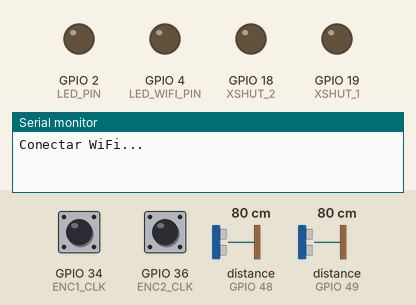
A program run on a simulated ESP32. Shown: output pins drawn as LEDs (lit = HIGH), the last lines printed to the serial monitor. The inputs (shaded band) are chosen by the test bench; at power-on: distance to the obstacle (sensors on GPIO 48, GPIO 49) 80 cm, GPIO 34 (ENC1_CLK) HIGH, GPIO 36 (ENC2_CLK) HIGH. WiFi joins after 1.5 s; servers stay silent unless stated.

Above: at 0.1 s.
At 2.7 s:
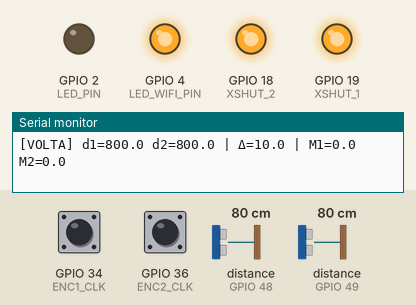
2.8 s: distance to the obstacle (sensor on GPIO 48) set to 195 cm
4.3 s: distance to the obstacle (sensor on GPIO 48) set to 206 cm
6.2 s: distance to the obstacle (sensor on GPIO 49) set to 196 cm
7.7 s: distance to the obstacle (sensor on GPIO 49) set to 205 cm
Timing chart, 0 to 10.6 s (numbered marks = the images above; inputs shaded):
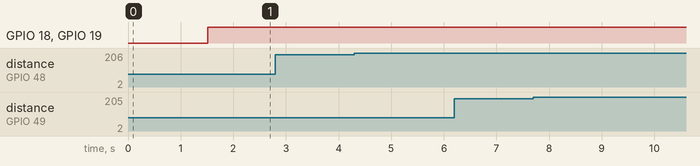

The program:

main.cpp
```cpp
//Bibliotecas externas
#include <Arduino.h>

//Modulos do projeto
#include "gerenciadorWifi.h"
#include "controleMotores.h"
#include "serverApi.h"
#include "sensorDistancia.h"
#include "pinos.h"
#include "configGlobais.h"
#include "encoder.h"

unsigned long ultimoTempo = 0;
unsigned long ultimoTempoSensores = 0;

// ====== Setup ======
void setup() {
    Serial.begin(115200);

    setupWifiLed();       // LED de status WiFi
    setupLed();           // LED PWM
    setupMotors();        // Motores
    setupEncoders();      // Encoders
    iniciarSensores();    // Sensores VL53L0X

    conectarWifi();       // WiFi
    setupApiEndpoints();  // API

    Serial.printf("CLK1: %d  DT1: %d\n", ENC1_CLK, ENC1_DT);
}

// ====== Loop ======
void loop() {

    runMotors();                 // Motores SEM TRAVAR
    atualizarEncoders();         // Encoders SEM TRAVAR
    verificarWifi();             // Mantém WiFi conectado
    processarInicializacaoSensores(); // Máquina de estados

    unsigned long agora = millis();

    // Print debug (100 ms)
    if (agora - ultimoTempo > 100) {
        ultimoTempo = agora;
    }

    // ================================
    // LEITURA DOS SENSORES (100 ms)
    // ================================
    if (sensoresProntos && agora - ultimoTempoSensores > 100) {
        ultimoTempoSensores = agora;

        atualizarDistancias();

        // --- LINHA QUE FALTAVA ---
        ajustarVelocidadePorSensor(distancia1, distancia2);
        // --------------------------

        //Serial.printf("D1=%d | D2=%d\n", distancia1, distancia2);
    }
}
```

confgGlobais.cpp
```cpp
#include "configGlobais.h"
#include "pinos.h"

// LED
float brilhoLed = 0;
float filteredDistance1MM = 0;
float filteredDistance2MM = 0;

float diameter1MM = 0;
float diameter2MM = 0;


void setupLed() {
    ledcAttachPin(LED_PIN, 0);
    ledcSetup(0, 5000, 8);
}
void aplicarBrilhoLed() {
    ledcWrite(0, brilhoLed);
}

void setupWifiLed() {
    pinMode(LED_WIFI_PIN, OUTPUT);
    digitalWrite(LED_WIFI_PIN, LOW);
}
void wifiLedConectado() { digitalWrite(LED_WIFI_PIN, HIGH); }
void wifiLedDesconectado() { digitalWrite(LED_WIFI_PIN, LOW); }

// --- VARIÁVEIS GLOBAIS ---
float SENSOR_TO_CENTER_MM = 60.0f;
float targetLinearSpeedMMs = 0.0f;
bool autoSpeedEnabled = false;

// Variáveis que estavam duplicadas no sensorDistancia.cpp
float filteredDistanceMM = 0.0f;
float currentDiameterMM = 0.0f;

void setTargetLinearSpeed(float mm_per_s) {
    targetLinearSpeedMMs = mm_per_s;
}

void setAutoSpeedEnabled(bool enabled) {
    autoSpeedEnabled = enabled;
}
```

controleMotores.cpp
```cpp
#include "controleMotores.h"
#include "encoder.h"
#include "pinos.h"
#include <Arduino.h>
#include <math.h>

// Instância objetos motores
AccelStepper motor1(AccelStepper::HALF4WIRE, M1_IN1, M1_IN3, M1_IN2, M1_IN4);
AccelStepper motor2(AccelStepper::HALF4WIRE, M2_IN1, M2_IN3, M2_IN2, M2_IN4);

// VARIÁVEIS
float limiteVelocidade = 1000.0f; // Velocidade máxima em steps/s
float ajusteMotor1 = 1.0f;
float ajusteMotor2 = 1.0f;
float velocidadeBase = 0.0f;
int direcao = 1;

// Ajuste de passos por volta
const float STEPS_PER_REV = 100.0f; // exemplo para 28BYJ-48

// Configuração inicial
void setupMotors() {
    motor1.setMaxSpeed(limiteVelocidade);
    motor2.setMaxSpeed(limiteVelocidade);
    atualizarVelocidades();
}

// Atualiza velocidades
void atualizarVelocidades() {
    motor1.setSpeed(velocidadeBase * ajusteMotor1 * direcao);
    motor2.setSpeed(velocidadeBase * ajusteMotor2 * direcao);
}

// Loop de execução
void runMotors() {
    motor1.runSpeed();
    motor2.runSpeed();
}

// Parar motores
void pararMotores() {
    motor1.setSpeed(0);
    motor2.setSpeed(0);
}

// Start/stop individuais
void motor1Start(float steps_per_sec) {
    if (steps_per_sec < 0) steps_per_sec = 0;
    if (steps_per_sec > limiteVelocidade) steps_per_sec = limiteVelocidade;
    motor1.setSpeed(steps_per_sec * ajusteMotor1 * direcao);
}
void motor2Start(float steps_per_sec) {
    if (steps_per_sec < 0) steps_per_sec = 0;
    if (steps_per_sec > limiteVelocidade) steps_per_sec = limiteVelocidade;
    motor2.setSpeed(steps_per_sec * ajusteMotor2 * direcao);
}
void motor1Stop() { motor1.setSpeed(0); }
void motor2Stop() { motor2.setSpeed(0); }

void startMotoresAutomaticamente() {
    motor1Start(10.0f); // valor inicial baixo
    motor2Start(10.0f);
}
void stopMotores() {
    motor1Stop();
    motor2Stop();
}
float limiteCrescimentoDiametro = 10.0f;

void ajustarVelocidadePorSensor(float d1, float d2) {
    static bool primeiraVez = true;

    if (primeiraVez) {
        encoder1_inicioVolta = encoder1_ticks;
        encoder2_inicioVolta = encoder2_ticks;

        diametro1_inicioVolta = d1;
        diametro2_inicioVolta = d2;

        primeiraVez = false;
    }

    float d_min = min(d1, d2);
    float velMax = (velocidadeBase / 1000.0f) * limiteVelocidade;

    float target_m1 = velMax * (d_min / d2);
    float target_m2 = velMax * (d_min / d1);

    // =====================================================
    //   CORREÇÃO POR VARIAÇÃO DO DIÂMETRO A CADA VOLTA
    // =====================================================

    // ---------------- Motor 1 ------------------
    if (completouVolta1()) {

        float delta = d1 - diametro1_inicioVolta;

        if (delta > limiteCrescimentoDiametro) {
            target_m1 -= 200;  // diminui velocidade
        }
        else if (delta < -limiteCrescimentoDiametro) {
            target_m1 += 200;  // aumenta velocidade
        }

        encoder1_inicioVolta = encoder1_ticks;
        diametro1_inicioVolta = d1;
    }

    // ---------------- Motor 2 ------------------
    if (completouVolta2()) {

        float delta = d2 - diametro2_inicioVolta;

        if (delta > limiteCrescimentoDiametro) {
            target_m2 -= 200;
        }
        else if (delta < -limiteCrescimentoDiametro) {
            target_m2 += 200;
        }

        encoder2_inicioVolta = encoder2_ticks;
        diametro2_inicioVolta = d2;
    }

    // Limitar
    target_m1 = constrain(target_m1, 0, limiteVelocidade);
    target_m2 = constrain(target_m2, 0, limiteVelocidade);

    motor1Start(target_m1);
    motor2Start(target_m2);

    Serial.printf("[VOLTA] d1=%.1f d2=%.1f | Δ=%0.1f | M1=%.1f M2=%.1f\n",
                  d1, d2, limiteCrescimentoDiametro, target_m1, target_m2);
}
```

controleMotores.h
```cpp
#pragma once
#include <AccelStepper.h>

// Motores
extern AccelStepper motor1;
extern AccelStepper motor2;

// Variáveis de controle
extern float limiteVelocidade;
extern float ajusteMotor1;
extern float ajusteMotor2;
extern float velocidadeBase;
extern int direcao;
extern const float STEPS_PER_REV;

// Configuração inicial
void setupMotors();
void atualizarVelocidades();
void runMotors();
void pararMotores();
void motor1Start(float steps_per_sec);
void motor2Start(float steps_per_sec);
void motor1Stop();
void motor2Stop();
void startMotoresAutomaticamente();
void stopMotores();

// Ajuste automático com base na distância dos sensores
void ajustarVelocidadePorSensor(float dist1_mm, float dist2_mm);
```

encoder.cpp
```cpp
#include "encoder.h"
#include "pinos.h"

// ================= VARIÁVEIS GLOBAIS =================
volatile long encoder1_ticks = 0;
volatile long encoder2_ticks = 0;

float encoder1_velocidade = 0;
float encoder2_velocidade = 0;

unsigned long ultimoCalculo = 0;
long lastEnc1 = 0;
long lastEnc2 = 0;

// ================= CONTROLE DE VOLTA ==================
long encoder1_inicioVolta = 0;
long encoder2_inicioVolta = 0;

float diametro1_inicioVolta = 0;
float diametro2_inicioVolta = 0;

// ================= DETECÇÃO DE VOLTA ==================
bool completouVolta1() {
    return abs(encoder1_ticks - encoder1_inicioVolta) >= PULSOS_POR_VOLTA;
}

bool completouVolta2() {
    return abs(encoder2_ticks - encoder2_inicioVolta) >= PULSOS_POR_VOLTA;
}

// ================= INTERRUPÇÕES DO ENCODER =============
void IRAM_ATTR encoder1_ISR() {
    if (digitalRead(ENC1_DT))
        encoder1_ticks++;
    else
        encoder1_ticks--;
}

void IRAM_ATTR encoder2_ISR() {
    if (digitalRead(ENC2_DT))
        encoder2_ticks++;
    else
        encoder2_ticks--;
}

// ================= SETUP DOS ENCODERS ==================
void setupEncoders() {
    pinMode(ENC1_CLK, INPUT_PULLUP);
    pinMode(ENC1_DT, INPUT_PULLUP);

    pinMode(ENC2_CLK, INPUT_PULLUP);
    pinMode(ENC2_DT, INPUT_PULLUP);

    attachInterrupt(digitalPinToInterrupt(ENC1_CLK), encoder1_ISR, CHANGE);
    attachInterrupt(digitalPinToInterrupt(ENC2_CLK), encoder2_ISR, CHANGE);
}

// ================ ATUALIZAÇÃO DE VELOCIDADE =============
void atualizarEncoders() {
    unsigned long agora = millis();

    if (agora - ultimoCalculo >= 200) {  // Atualiza a cada 200 ms
        long e1 = encoder1_ticks;
        long e2 = encoder2_ticks;

        // Pulsos por segundo
        encoder1_velocidade = (e1 - lastEnc1) * 5.0;
        encoder2_velocidade = (e2 - lastEnc2) * 5.0;

        lastEnc1 = e1;
        lastEnc2 = e2;

        ultimoCalculo = agora;
    }
}
```

encoder.h
```cpp
#pragma once
#include <Arduino.h>

void setupEncoders();
void atualizarEncoders();

// ================= ENCODER TICKS =================
extern volatile long encoder1_ticks;
extern volatile long encoder2_ticks;

// Velocidade calculada (pulsos por segundo)
extern float encoder1_velocidade;
extern float encoder2_velocidade;

// ================= CONFIGURAÇÃO ==================
// Ajuste para o valor real do seu encoder
#define PULSOS_POR_VOLTA 2048   // coloque seu valor real aqui

// ================= CONTROLE DE VOLTA ==============
extern long encoder1_inicioVolta;
extern long encoder2_inicioVolta;

extern float diametro1_inicioVolta;
extern float diametro2_inicioVolta;

// Funções para detectar se completou uma volta
bool completouVolta1();
bool completouVolta2();
```

gerenciadorWifi.cpp
```cpp
#include "gerenciadorWifi.h"
#include "configGlobais.h"
#include <WiFi.h>


// Configuração do Wifi
const char* ssid = "Esp32";
const char* senha = "0123456789";

// tempo para tentar reconecxão
unsigned long ultimoCheck = 0;

void conectarWifi(){
    Serial.println("Conectar WiFi...");
    WiFi.mode(WIFI_STA);
    WiFi.begin(ssid, senha);

    int tentativas = 0;

    while (WiFi.status() != WL_CONNECTED){
        delay(500);
        Serial.print(".");
        tentativas++;

        if (tentativas > 50){
            Serial.println("\nFalha ao conectar. Reiniciando ESP...");
            wifiLedDesconectado();
            ESP.restart();
        }
    }

    Serial.println("\n WiFi Conectado!");
    Serial.print("IP: ");
    Serial.println(WiFi.localIP());
    wifiLedConectado();

}

void verificarWifi() {
    if (millis() - ultimoCheck < 5000) return;
    ultimoCheck = millis();

    if (WiFi.status() != WL_CONNECTED) {
        Serial.println("WiFi caiu! Tentando reconectar...");
        wifiLedDesconectado();
        conectarWifi();
    }
}
```

gerenciadorWifi.h
```cpp
#pragma once
#include <Arduino.h>

// Inicia o WiFi e aguarda conexão
void conectarWifi();

// Verifica conecxão e reconectar se carir
void verificarWifi();
```

pinos.h
```cpp
#pragma once

// Serial CAM
#define CAM_RX 16 // RX2
#define CAM_TX 17 // TX2

// LED
#define LED_PIN 2
// LED WiFi
#define LED_WIFI_PIN 4

// Motor 1 (ULN2003)
#define M1_IN1 32
#define M1_IN2 33
#define M1_IN3 25
#define M1_IN4 26

// Motor 2 (ULN2003)
#define M2_IN1 27
#define M2_IN2 14
#define M2_IN3 12
#define M2_IN4 13

// I2C para sensor de distancia
#define I2C_SDA 21
#define I2C_SCL 22

// VL53L0X XSHUT
#define XSHUT_1 19
#define XSHUT_2 18

// ENCODERS
#define ENC1_CLK 34
#define ENC1_DT  35

#define ENC2_CLK 36
#define ENC2_DT  39
```

sensorDistancia.cpp
```cpp
#include "sensorDistancia.h"
#include "pinos.h"
#include "configGlobais.h"
#include <Wire.h>
#include <Adafruit_VL53L0X.h>

// Instâncias
Adafruit_VL53L0X sensor1;
Adafruit_VL53L0X sensor2;

// Distâncias medidas (mm)
uint16_t distancia1 = 0;
uint16_t distancia2 = 0;

// Filtro EMA
const float EMA_ALPHA = 0.20f;
float distancia1Filtrada = 0.0f;
float distancia2Filtrada = 0.0f;

bool sensoresProntos = false;
uint8_t estadoSensores = 0;
unsigned long tempoEstado = 0;

// -----------------------------------------------
// INICIALIZAÇÃO DOS SENSORES
// -----------------------------------------------
void iniciarSensores() {
    Wire.begin(I2C_SDA, I2C_SCL);

    pinMode(XSHUT_1, OUTPUT);
    pinMode(XSHUT_2, OUTPUT);

    digitalWrite(XSHUT_1, LOW);
    digitalWrite(XSHUT_2, LOW);

    estadoSensores = 1;
    tempoEstado = millis();
}

void processarInicializacaoSensores() {
    if (sensoresProntos) return;

    switch (estadoSensores) {
        case 1:
            if (millis() - tempoEstado >= 10) {
                digitalWrite(XSHUT_1, HIGH);
                estadoSensores = 2;
                tempoEstado = millis();
            }
            break;

        case 2:
            if (millis() - tempoEstado >= 10) {
                if (!sensor1.begin(0x30)) {
                    Serial.println("❌ Erro ao iniciar sensor 1");
                }
                digitalWrite(XSHUT_2, HIGH);
                estadoSensores = 3;
                tempoEstado = millis();
            }
            break;

        case 3:
            if (millis() - tempoEstado >= 10) {
                if (!sensor2.begin(0x31)) {
                    Serial.println("❌ Erro ao iniciar sensor 2");
                }
                sensoresProntos = true;
                Serial.println("✅ Sensores VL53L0X prontos!");
            }
            break;
    }
}

// -----------------------------------------------
// LEITURA DE CADA SENSOR (mm brutos)
// -----------------------------------------------
uint16_t lerDistancia1() {
    VL53L0X_RangingMeasurementData_t measure;
    sensor1.rangingTest(&measure, false);

    if (measure.RangeStatus != 4)
        distancia1 = measure.RangeMilliMeter;
    else
        distancia1 = 0;

    return distancia1;
}

uint16_t lerDistancia2() {
    VL53L0X_RangingMeasurementData_t measure;
    sensor2.rangingTest(&measure, false);

    if (measure.RangeStatus != 4)
        distancia2 = measure.RangeMilliMeter;
    else
        distancia2 = 0;

    return distancia2;
}

// -----------------------------------------------
// FILTRAR AS DISTÂNCIAS (SEM CÁLCULO DE DIÂMETRO)
// -----------------------------------------------
void filtrarDistancias() {
    if (distancia1 > 0) {
        if (distancia1Filtrada <= 0.0f)
            distancia1Filtrada = distancia1;

        distancia1Filtrada =
            (EMA_ALPHA * distancia1) +
            ((1.0f - EMA_ALPHA) * distancia1Filtrada);
    }

    if (distancia2 > 0) {
        if (distancia2Filtrada <= 0.0f)
            distancia2Filtrada = distancia2;

        distancia2Filtrada =
            (EMA_ALPHA * distancia2) +
            ((1.0f - EMA_ALPHA) * distancia2Filtrada);
    }
}

// -----------------------------------------------
// FUNÇÃO PRINCIPAL DE ATUALIZAÇÃO
// -----------------------------------------------
void atualizarDistancias() {
    if (!sensoresProntos) return;

    lerDistancia1();
    lerDistancia2();
    filtrarDistancias();
}
```

sensorDistancia.h
```cpp
#pragma once
#include <Arduino.h>

void iniciarSensores();
void processarInicializacaoSensores();
void atualizarDistancias();
uint16_t lerDistancia1();
uint16_t lerDistancia2();

extern uint16_t distancia1;
extern uint16_t distancia2;
extern bool sensoresProntos;

// Saída filtrada / diâmetro (agora só distâncias filtradas)
extern float distancia1Filtrada;
extern float distancia2Filtrada;
```

serverApi.h
```cpp
#pragma once
#include <ESPAsyncWebServer.h>

extern AsyncWebServer server;
void setupApiEndpoints();
void runMotoresIndividuais();
```

configGlobais.h
```cpp
#pragma once
#include <Arduino.h>

// LED
extern float brilhoLed;
void setupLed();
void aplicarBrilhoLed();

// WiFi LED
void setupWifiLed();
void wifiLedConectado();
void wifiLedDesconectado();

// Controle de velocidade (globals usados pela API e controle)
extern float SENSOR_TO_CENTER_MM;   // distância fixa do sensor ao centro da bobina (mm)
extern float targetLinearSpeedMMs;  // velocidade linear desejada (mm/s)
extern bool autoSpeedEnabled;       // ativa controle automático
extern float filteredDistanceMM;    // distância filtrada do VL53 (mm)
extern float currentDiameterMM;     // diâmetro calculado da bobina (mm)
extern float filteredDistance1MM;
extern float filteredDistance2MM;

extern float diameter1MM;
extern float diameter2MM;

void setTargetLinearSpeed(float mm_per_s);
void setAutoSpeedEnabled(bool enabled);
```

Source omitted: serverApi.cpp (7953 bytes)
